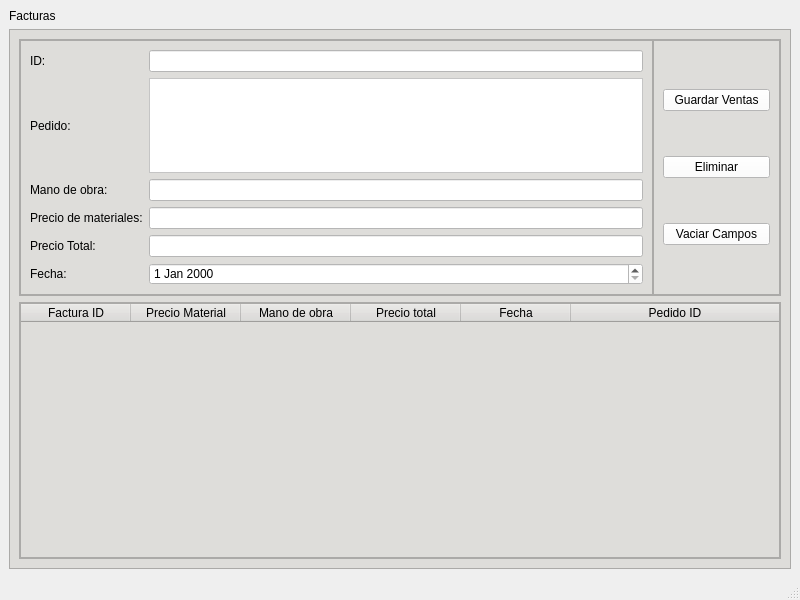
<?xml version="1.0" encoding="UTF-8"?>
<ui version="4.0">
 <class>MainWindow</class>
 <widget class="QMainWindow" name="MainWindow">
  <property name="geometry">
   <rect>
    <x>0</x>
    <y>0</y>
    <width>800</width>
    <height>600</height>
   </rect>
  </property>
  <property name="windowTitle">
   <string>MainWindow</string>
  </property>
  <widget class="QWidget" name="centralwidget">
   <layout class="QVBoxLayout" name="verticalLayout_4" stretch="0,1">
    <item>
     <widget class="QLabel" name="label">
      <property name="styleSheet">
       <string notr="true">font: 75 18pt &quot;MS Shell Dlg 2&quot;;</string>
      </property>
      <property name="text">
       <string>Facturas</string>
      </property>
     </widget>
    </item>
    <item>
     <widget class="QFrame" name="frame">
      <property name="styleSheet">
       <string notr="true">background-color: rgb(222, 221, 218);</string>
      </property>
      <property name="frameShape">
       <enum>QFrame::StyledPanel</enum>
      </property>
      <property name="frameShadow">
       <enum>QFrame::Raised</enum>
      </property>
      <layout class="QVBoxLayout" name="verticalLayout" stretch="1,1">
       <item>
        <widget class="QFrame" name="frame_2">
         <property name="styleSheet">
          <string notr="true"/>
         </property>
         <property name="frameShape">
          <enum>QFrame::StyledPanel</enum>
         </property>
         <property name="frameShadow">
          <enum>QFrame::Raised</enum>
         </property>
         <layout class="QHBoxLayout" name="horizontalLayout" stretch="5,1">
          <property name="spacing">
           <number>0</number>
          </property>
          <property name="leftMargin">
           <number>0</number>
          </property>
          <property name="topMargin">
           <number>0</number>
          </property>
          <property name="rightMargin">
           <number>0</number>
          </property>
          <property name="bottomMargin">
           <number>0</number>
          </property>
          <item>
           <widget class="QFrame" name="frame_4">
            <property name="styleSheet">
             <string notr="true"/>
            </property>
            <property name="frameShape">
             <enum>QFrame::StyledPanel</enum>
            </property>
            <property name="frameShadow">
             <enum>QFrame::Raised</enum>
            </property>
            <layout class="QGridLayout" name="gridLayout">
             <item row="1" column="2">
              <widget class="QTextEdit" name="textEdit">
               <property name="styleSheet">
                <string notr="true">background-color: rgb(255, 255, 255);</string>
               </property>
              </widget>
             </item>
             <item row="0" column="0">
              <widget class="QLabel" name="label_2">
               <property name="styleSheet">
                <string notr="true">font: 12pt &quot;MS Shell Dlg 2&quot;;</string>
               </property>
               <property name="text">
                <string>ID:</string>
               </property>
              </widget>
             </item>
             <item row="0" column="2">
              <widget class="QLineEdit" name="lineEdit">
               <property name="enabled">
                <bool>false</bool>
               </property>
               <property name="styleSheet">
                <string notr="true">background-color: rgb(255, 255, 255);</string>
               </property>
              </widget>
             </item>
             <item row="1" column="0">
              <widget class="QLabel" name="label_3">
               <property name="styleSheet">
                <string notr="true">font: 12pt &quot;MS Shell Dlg 2&quot;;</string>
               </property>
               <property name="text">
                <string>Pedido:</string>
               </property>
              </widget>
             </item>
             <item row="2" column="0">
              <widget class="QLabel" name="label_4">
               <property name="styleSheet">
                <string notr="true">font: 12pt &quot;MS Shell Dlg 2&quot;;</string>
               </property>
               <property name="text">
                <string>Mano de obra:</string>
               </property>
              </widget>
             </item>
             <item row="3" column="0">
              <widget class="QLabel" name="label_5">
               <property name="styleSheet">
                <string notr="true">font: 12pt &quot;MS Shell Dlg 2&quot;;</string>
               </property>
               <property name="text">
                <string>Precio de materiales:</string>
               </property>
              </widget>
             </item>
             <item row="2" column="2">
              <widget class="QLineEdit" name="lineEdit_2">
               <property name="styleSheet">
                <string notr="true">background-color: rgb(255, 255, 255);</string>
               </property>
              </widget>
             </item>
             <item row="4" column="2">
              <widget class="QLineEdit" name="lineEdit_4">
               <property name="styleSheet">
                <string notr="true">background-color: rgb(255, 255, 255);</string>
               </property>
              </widget>
             </item>
             <item row="3" column="2">
              <widget class="QLineEdit" name="lineEdit_3">
               <property name="styleSheet">
                <string notr="true">background-color: rgb(255, 255, 255);</string>
               </property>
              </widget>
             </item>
             <item row="5" column="0">
              <widget class="QLabel" name="label_7">
               <property name="styleSheet">
                <string notr="true">font: 12pt &quot;MS Shell Dlg 2&quot;;</string>
               </property>
               <property name="text">
                <string>Fecha:</string>
               </property>
              </widget>
             </item>
             <item row="4" column="0">
              <widget class="QLabel" name="label_6">
               <property name="styleSheet">
                <string notr="true">font: 12pt &quot;MS Shell Dlg 2&quot;;</string>
               </property>
               <property name="text">
                <string>Precio Total:</string>
               </property>
              </widget>
             </item>
             <item row="5" column="2">
              <widget class="QDateEdit" name="dateEdit">
               <property name="styleSheet">
                <string notr="true">background-color: rgb(255, 255, 255);</string>
               </property>
              </widget>
             </item>
            </layout>
           </widget>
          </item>
          <item>
           <widget class="QFrame" name="frame_5">
            <property name="styleSheet">
             <string notr="true"/>
            </property>
            <property name="frameShape">
             <enum>QFrame::StyledPanel</enum>
            </property>
            <property name="frameShadow">
             <enum>QFrame::Raised</enum>
            </property>
            <layout class="QVBoxLayout" name="verticalLayout_5">
             <item>
              <widget class="QPushButton" name="pushButton">
               <property name="styleSheet">
                <string notr="true">background-color: rgb(255, 255, 255);</string>
               </property>
               <property name="text">
                <string>Guardar Ventas</string>
               </property>
              </widget>
             </item>
             <item>
              <widget class="QPushButton" name="pushButton_2">
               <property name="styleSheet">
                <string notr="true">background-color: rgb(255, 255, 255);</string>
               </property>
               <property name="text">
                <string>Eliminar</string>
               </property>
              </widget>
             </item>
             <item>
              <widget class="QPushButton" name="pushButton_3">
               <property name="styleSheet">
                <string notr="true">background-color: rgb(255, 255, 255);</string>
               </property>
               <property name="text">
                <string>Vaciar Campos</string>
               </property>
              </widget>
             </item>
            </layout>
           </widget>
          </item>
         </layout>
        </widget>
       </item>
       <item>
        <widget class="QFrame" name="frame_3">
         <property name="styleSheet">
          <string notr="true"/>
         </property>
         <property name="frameShape">
          <enum>QFrame::StyledPanel</enum>
         </property>
         <property name="frameShadow">
          <enum>QFrame::Raised</enum>
         </property>
         <layout class="QVBoxLayout" name="verticalLayout_3">
          <property name="spacing">
           <number>0</number>
          </property>
          <property name="leftMargin">
           <number>0</number>
          </property>
          <property name="topMargin">
           <number>0</number>
          </property>
          <property name="rightMargin">
           <number>0</number>
          </property>
          <property name="bottomMargin">
           <number>0</number>
          </property>
          <item>
           <layout class="QVBoxLayout" name="verticalLayout_2">
            <item>
             <widget class="QTableWidget" name="tableWidget">
              <property name="lineWidth">
               <number>0</number>
              </property>
              <property name="autoScroll">
               <bool>true</bool>
              </property>
              <property name="tabKeyNavigation">
               <bool>true</bool>
              </property>
              <property name="showDropIndicator" stdset="0">
               <bool>true</bool>
              </property>
              <property name="dragDropOverwriteMode">
               <bool>true</bool>
              </property>
              <property name="alternatingRowColors">
               <bool>false</bool>
              </property>
              <attribute name="horizontalHeaderCascadingSectionResizes">
               <bool>false</bool>
              </attribute>
              <attribute name="horizontalHeaderDefaultSectionSize">
               <number>110</number>
              </attribute>
              <attribute name="horizontalHeaderShowSortIndicator" stdset="0">
               <bool>false</bool>
              </attribute>
              <attribute name="horizontalHeaderStretchLastSection">
               <bool>true</bool>
              </attribute>
              <attribute name="verticalHeaderCascadingSectionResizes">
               <bool>false</bool>
              </attribute>
              <attribute name="verticalHeaderShowSortIndicator" stdset="0">
               <bool>false</bool>
              </attribute>
              <attribute name="verticalHeaderStretchLastSection">
               <bool>false</bool>
              </attribute>
              <column>
               <property name="text">
                <string>Factura ID</string>
               </property>
              </column>
              <column>
               <property name="text">
                <string>Precio Material</string>
               </property>
              </column>
              <column>
               <property name="text">
                <string>Mano de obra</string>
               </property>
              </column>
              <column>
               <property name="text">
                <string>Precio total</string>
               </property>
              </column>
              <column>
               <property name="text">
                <string>Fecha</string>
               </property>
              </column>
              <column>
               <property name="text">
                <string>Pedido ID</string>
               </property>
              </column>
             </widget>
            </item>
           </layout>
          </item>
         </layout>
        </widget>
       </item>
      </layout>
     </widget>
    </item>
   </layout>
  </widget>
  <widget class="QStatusBar" name="statusbar"/>
 </widget>
 <resources/>
 <connections/>
</ui>
